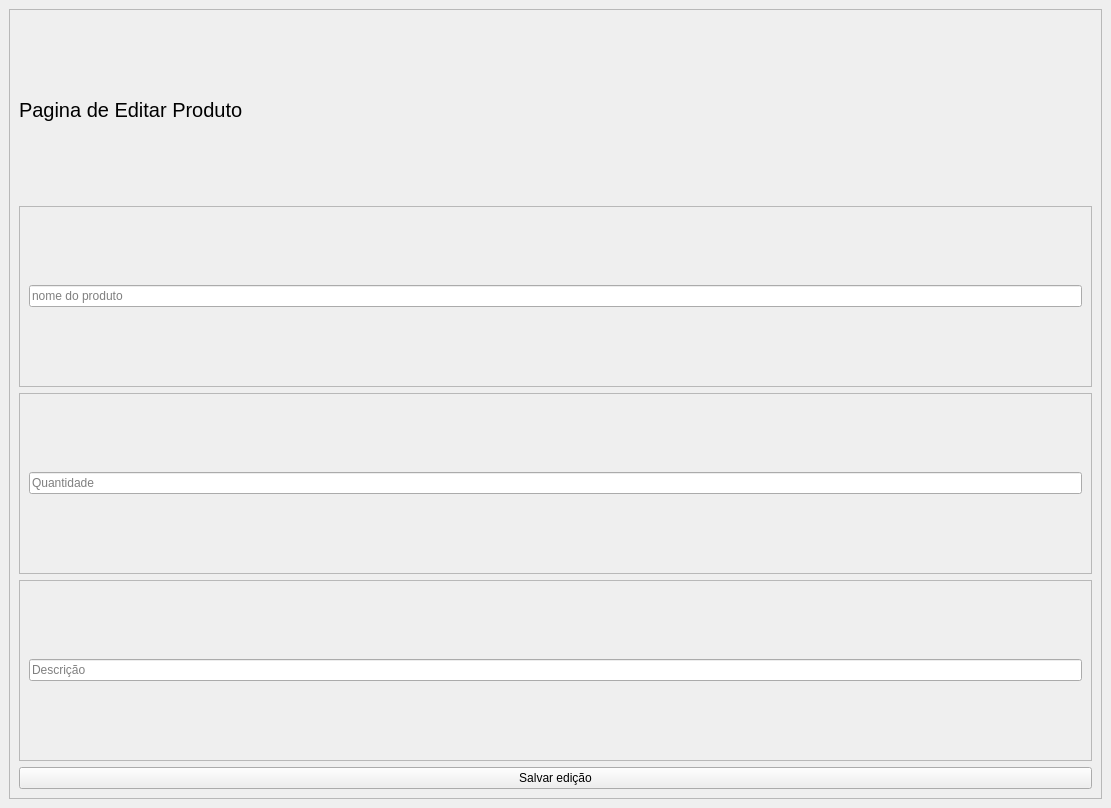
<?xml version="1.0" encoding="UTF-8"?>
<ui version="4.0">
 <class>MainWindow</class>
 <widget class="QMainWindow" name="MainWindow">
  <property name="geometry">
   <rect>
    <x>0</x>
    <y>0</y>
    <width>1111</width>
    <height>808</height>
   </rect>
  </property>
  <property name="windowTitle">
   <string>MainWindow</string>
  </property>
  <widget class="QWidget" name="centralwidget">
   <layout class="QVBoxLayout" name="verticalLayout_2">
    <item>
     <widget class="QFrame" name="layout_editar_produto">
      <property name="frameShape">
       <enum>QFrame::StyledPanel</enum>
      </property>
      <property name="frameShadow">
       <enum>QFrame::Raised</enum>
      </property>
      <layout class="QVBoxLayout" name="verticalLayout_4">
       <item>
        <widget class="QLabel" name="lbl_editar_produto">
         <property name="font">
          <font>
           <pointsize>15</pointsize>
          </font>
         </property>
         <property name="text">
          <string>Pagina de Editar Produto</string>
         </property>
        </widget>
       </item>
       <item>
        <widget class="QFrame" name="layout_produto">
         <property name="frameShape">
          <enum>QFrame::StyledPanel</enum>
         </property>
         <property name="frameShadow">
          <enum>QFrame::Raised</enum>
         </property>
         <layout class="QVBoxLayout" name="verticalLayout_3">
          <item>
           <widget class="QLineEdit" name="inp_produto">
            <property name="inputMask">
             <string>00000</string>
            </property>
            <property name="echoMode">
             <enum>QLineEdit::Normal</enum>
            </property>
            <property name="placeholderText">
             <string>nome do produto</string>
            </property>
           </widget>
          </item>
         </layout>
        </widget>
       </item>
       <item>
        <widget class="QFrame" name="layout_quantidade">
         <property name="frameShape">
          <enum>QFrame::StyledPanel</enum>
         </property>
         <property name="frameShadow">
          <enum>QFrame::Raised</enum>
         </property>
         <layout class="QVBoxLayout" name="verticalLayout">
          <item>
           <widget class="QLineEdit" name="inp_quantidade">
            <property name="inputMask">
             <string>00000</string>
            </property>
            <property name="echoMode">
             <enum>QLineEdit::Normal</enum>
            </property>
            <property name="placeholderText">
             <string>Quantidade</string>
            </property>
           </widget>
          </item>
         </layout>
        </widget>
       </item>
       <item>
        <widget class="QFrame" name="layout_descricao">
         <property name="frameShape">
          <enum>QFrame::StyledPanel</enum>
         </property>
         <property name="frameShadow">
          <enum>QFrame::Raised</enum>
         </property>
         <layout class="QVBoxLayout" name="verticalLayout_5">
          <item>
           <widget class="QLineEdit" name="inp_descricao">
            <property name="placeholderText">
             <string>Descrição</string>
            </property>
           </widget>
          </item>
         </layout>
        </widget>
       </item>
       <item>
        <widget class="QPushButton" name="btn_salvar_edicao">
         <property name="text">
          <string>Salvar edição</string>
         </property>
        </widget>
       </item>
      </layout>
     </widget>
    </item>
   </layout>
  </widget>
 </widget>
 <resources/>
 <connections/>
</ui>
